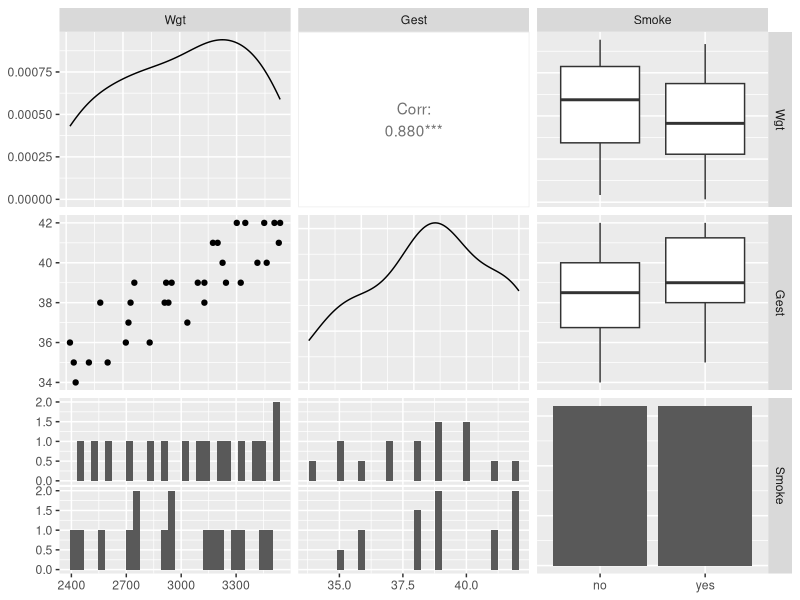
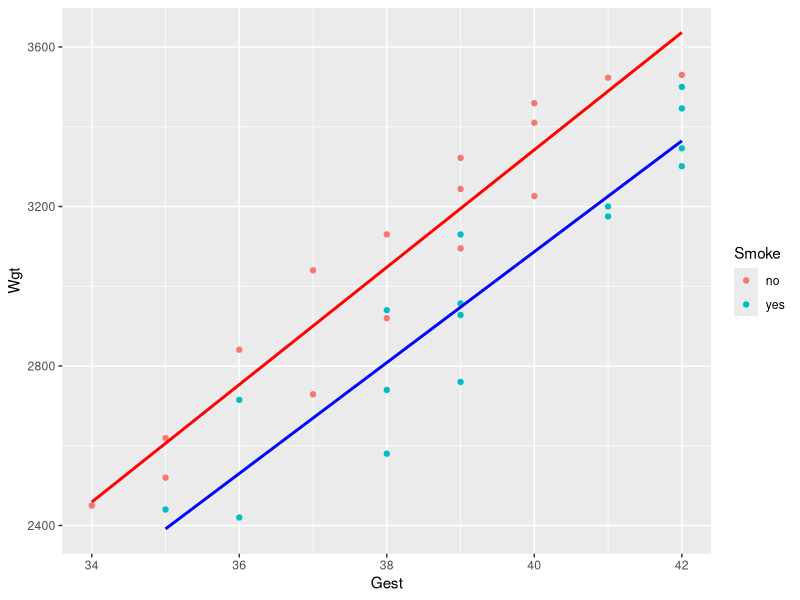

Recreate these plots in R, in order.
dataset = read.csv('birthsmokers.csv')
library(GGally)
ggpairs(dataset)
library(ggplot2)
library(dplyr)
x1 = filter(dataset, Smoke == 'no')
x2 = filter(dataset, Smoke == 'yes')
ggplot() +
  geom_point(aes(x = Gest, y = Wgt, color = Smoke), data = dataset) +
  geom_smooth(aes(x = Gest, y = Wgt), data = x1, method = 'lm', color = 'red', se = FALSE) +
  geom_smooth(aes(x = Gest, y = Wgt), data = x2, method = 'lm', color = 'blue', se = FALSE)

regressor = lm(Wgt ~ ., data = dataset)
summary(regressor)